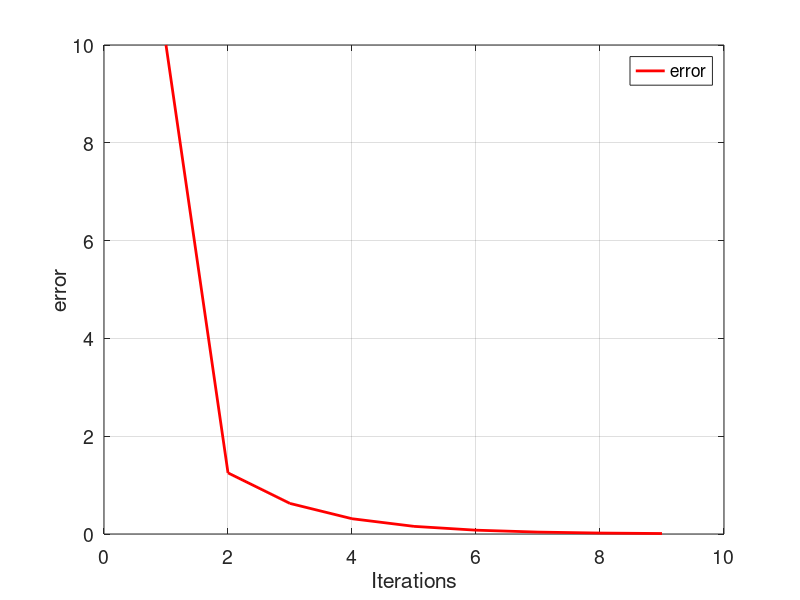

Write the MATLAB code that produced this figure.
i=1
xl=0
xu=2.5
e(i)=10

while (e(i)>0.01)
    
    xr=(xl+xu)/2
    
    gxl= xl^3+4*(xl^2)-10
    gxr= xr^3+4*(xr^2)-10
    gxu= xu^3+4*(xu^2)-10
    
    if (gxl*gxr < 0)
        xu=xr
        e(i+1)=abs(xr-xl)
    end
    
    if (gxu*gxr < 0)
        xl=xr 
        e(i+1)= abs(xu-xr)
    end
    i=i+1;
    
    if (gxu*gxr==0)
        xr=xr;
    end
    
end
tamanio = size(e);
ite= 1:1:tamanio(2);
figure ('DefaultAxesFontsize', 14)
set (gcf, 'color', 'white');
plot(ite,e,'color',[1 0 0],'LineWidth',2);
grid on
hold on
xlabel('Iterations')
ylabel('error')
legend ('error')
    